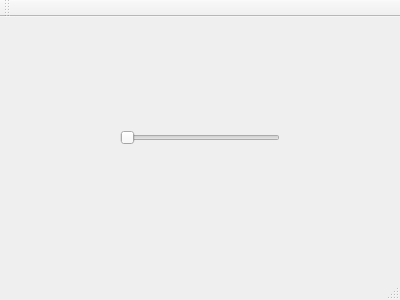
<?xml version="1.0" encoding="UTF-8"?>
<ui version="4.0">
 <class>MainWindow</class>
 <widget class="QMainWindow" name="MainWindow">
  <property name="geometry">
   <rect>
    <x>0</x>
    <y>0</y>
    <width>400</width>
    <height>300</height>
   </rect>
  </property>
  <property name="windowTitle">
   <string>MainWindow</string>
  </property>
  <widget class="QWidget" name="centralWidget">
   <widget class="QSlider" name="horizontalSlider">
    <property name="geometry">
     <rect>
      <x>120</x>
      <y>110</y>
      <width>160</width>
      <height>22</height>
     </rect>
    </property>
    <property name="orientation">
     <enum>Qt::Horizontal</enum>
    </property>
   </widget>
  </widget>
  <widget class="QMenuBar" name="menuBar">
   <property name="geometry">
    <rect>
     <x>0</x>
     <y>0</y>
     <width>400</width>
     <height>22</height>
    </rect>
   </property>
  </widget>
  <widget class="QToolBar" name="mainToolBar">
   <attribute name="toolBarArea">
    <enum>TopToolBarArea</enum>
   </attribute>
   <attribute name="toolBarBreak">
    <bool>false</bool>
   </attribute>
  </widget>
  <widget class="QStatusBar" name="statusBar"/>
 </widget>
 <layoutdefault spacing="6" margin="11"/>
 <resources/>
 <connections/>
</ui>
